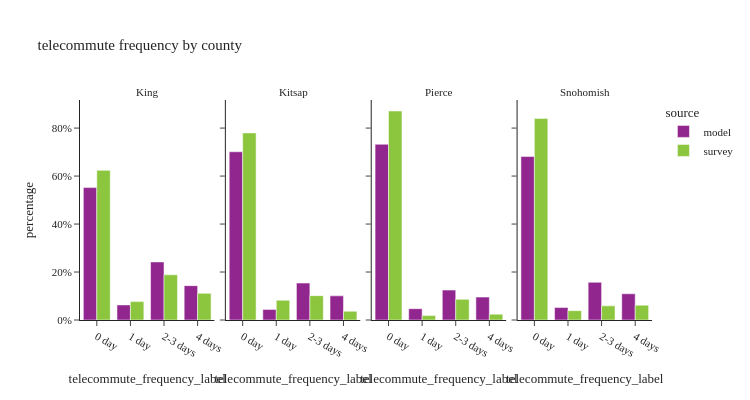

Source (notebook cell):
### Code cell
util.plot_share_facetbar(per_data, 'person_weight', share_col="telecommute_frequency_label", title="telecommute frequency by county", 
                            facet_col="county_label", facet_col_wrap=4, height=400, orientation='v')

### Figure 1 — Plotly figure (JSON) as saved in the notebook; plotly's stock layout.template omitted (floating-point values rounded to 4 significant figures)
{"data": [{"alignmentgroup": "True", "customdata": [[483902], [55083], [212197], [125624]], "hovertemplate": "source=model<br>county_label=King<br>telecommute_frequency_label=%{x}<br>percentage=%{y}<br>sample_size=%{customdata[0]}<extra></extra>", "legendgroup": "model", "marker": {"color": "#91268F", "pattern": {"shape": ""}}, "name": "model", "offsetgroup": "model", "orientation": "v", "showlegend": true, "textposition": "auto", "type": "bar", "x": ["0 day", "1 day", "2-3 days", "4 days"], "xaxis": "x", "y": [0.5519, 0.06282, 0.242, 0.1433], "yaxis": "y"}, {"alignmentgroup": "True", "customdata": [[65088], [4092], [14294], [9342]], "hovertemplate": "source=model<br>county_label=Kitsap<br>telecommute_frequency_label=%{x}<br>percentage=%{y}<br>sample_size=%{customdata[0]}<extra></extra>", "legendgroup": "model", "marker": {"color": "#91268F", "pattern": {"shape": ""}}, "name": "model", "offsetgroup": "model", "orientation": "v", "showlegend": false, "textposition": "auto", "type": "bar", "x": ["0 day", "1 day", "2-3 days", "4 days"], "xaxis": "x2", "y": [0.7013, 0.04409, 0.154, 0.1007], "yaxis": "y2"}, {"alignmentgroup": "True", "customdata": [[229494], [14816], [39048], [29940]], "hovertemplate": "source=model<br>county_label=Pierce<br>telecommute_frequency_label=%{x}<br>percentage=%{y}<br>sample_size=%{customdata[0]}<extra></extra>", "legendgroup": "model", "marker": {"color": "#91268F", "pattern": {"shape": ""}}, "name": "model", "offsetgroup": "model", "orientation": "v", "showlegend": false, "textposition": "auto", "type": "bar", "x": ["0 day", "1 day", "2-3 days", "4 days"], "xaxis": "x3", "y": [0.7325, 0.04729, 0.1246, 0.09556], "yaxis": "y3"}, {"alignmentgroup": "True", "customdata": [[210456], [16025], [48535], [33837]], "hovertemplate": "source=model<br>county_label=Snohomish<br>telecommute_frequency_label=%{x}<br>percentage=%{y}<br>sample_size=%{customdata[0]}<extra></extra>", "legendgroup": "model", "marker": {"color": "#91268F", "pattern": {"shape": ""}}, "name": "model", "offsetgroup": "model", "orientation": "v", "showlegend": false, "textposition": "auto", "type": "bar", "x": ["0 day", "1 day", "2-3 days", "4 days"], "xaxis": "x4", "y": [0.6814, 0.05189, 0.1571, 0.1096], "yaxis": "y4"}, {"alignmentgroup": "True", "customdata": [[1361], [173], [617], [423]], "hovertemplate": "source=survey<br>county_label=King<br>telecommute_frequency_label=%{x}<br>percentage=%{y}<br>sample_size=%{customdata[0]}<extra></extra>", "legendgroup": "survey", "marker": {"color": "#8CC63E", "pattern": {"shape": ""}}, "name": "survey", "offsetgroup": "survey", "orientation": "v", "showlegend": true, "textposition": "auto", "type": "bar", "x": ["0 day", "1 day", "2-3 days", "4 days"], "xaxis": "x", "y": [0.6237, 0.07667, 0.1885, 0.1111], "yaxis": "y"}, {"alignmentgroup": "True", "customdata": [[126], [8], [21], [19]], "hovertemplate": "source=survey<br>county_label=Kitsap<br>telecommute_frequency_label=%{x}<br>percentage=%{y}<br>sample_size=%{customdata[0]}<extra></extra>", "legendgroup": "survey", "marker": {"color": "#8CC63E", "pattern": {"shape": ""}}, "name": "survey", "offsetgroup": "survey", "orientation": "v", "showlegend": false, "textposition": "auto", "type": "bar", "x": ["0 day", "1 day", "2-3 days", "4 days"], "xaxis": "x2", "y": [0.7799, 0.08218, 0.1016, 0.03631], "yaxis": "y2"}, {"alignmentgroup": "True", "customdata": [[260], [19], [42], [28]], "hovertemplate": "source=survey<br>county_label=Pierce<br>telecommute_frequency_label=%{x}<br>percentage=%{y}<br>sample_size=%{customdata[0]}<extra></extra>", "legendgroup": "survey", "marker": {"color": "#8CC63E", "pattern": {"shape": ""}}, "name": "survey", "offsetgroup": "survey", "orientation": "v", "showlegend": false, "textposition": "auto", "type": "bar", "x": ["0 day", "1 day", "2-3 days", "4 days"], "xaxis": "x3", "y": [0.8712, 0.0184, 0.086, 0.02435], "yaxis": "y3"}, {"alignmentgroup": "True", "customdata": [[266], [25], [57], [51]], "hovertemplate": "source=survey<br>county_label=Snohomish<br>telecommute_frequency_label=%{x}<br>percentage=%{y}<br>sample_size=%{customdata[0]}<extra></extra>", "legendgroup": "survey", "marker": {"color": "#8CC63E", "pattern": {"shape": ""}}, "name": "survey", "offsetgroup": "survey", "orientation": "v", "showlegend": false, "textposition": "auto", "type": "bar", "x": ["0 day", "1 day", "2-3 days", "4 days"], "xaxis": "x4", "y": [0.8404, 0.03896, 0.05894, 0.0617], "yaxis": "y4"}], "layout": {"annotations": [{"font": {}, "showarrow": false, "text": "King", "x": 0.1175, "xanchor": "center", "xref": "paper", "y": 1.0, "yanchor": "bottom", "yref": "paper"}, {"font": {}, "showarrow": false, "text": "Kitsap", "x": 0.3725, "xanchor": "center", "xref": "paper", "y": 1.0, "yanchor": "bottom", "yref": "paper"}, {"font": {}, "showarrow": false, "text": "Pierce", "x": 0.6275, "xanchor": "center", "xref": "paper", "y": 1.0, "yanchor": "bottom", "yref": "paper"}, {"font": {}, "showarrow": false, "text": "Snohomish", "x": 0.8825, "xanchor": "center", "xref": "paper", "y": 1.0, "yanchor": "bottom", "yref": "paper"}], "barmode": "group", "height": 400, "legend": {"title": {"text": "source"}, "tracegroupgap": 0}, "title": {"text": "telecommute frequency by county"}, "width": 750, "xaxis": {"anchor": "y", "domain": [0.0, 0.235], "title": {"text": "telecommute_frequency_label"}}, "xaxis2": {"anchor": "y2", "domain": [0.255, 0.49], "matches": "x", "title": {"text": "telecommute_frequency_label"}}, "xaxis3": {"anchor": "y3", "domain": [0.51, 0.745], "matches": "x", "title": {"text": "telecommute_frequency_label"}}, "xaxis4": {"anchor": "y4", "domain": [0.765, 1.0], "matches": "x", "title": {"text": "telecommute_frequency_label"}}, "yaxis": {"anchor": "x", "domain": [0.0, 1.0], "tickformat": ".0%", "title": {"text": "percentage"}}, "yaxis2": {"anchor": "x2", "domain": [0.0, 1.0], "matches": "y", "showticklabels": false, "tickformat": ".0%"}, "yaxis3": {"anchor": "x3", "domain": [0.0, 1.0], "matches": "y", "showticklabels": false}, "yaxis4": {"anchor": "x4", "domain": [0.0, 1.0], "matches": "y", "showticklabels": false}}}
